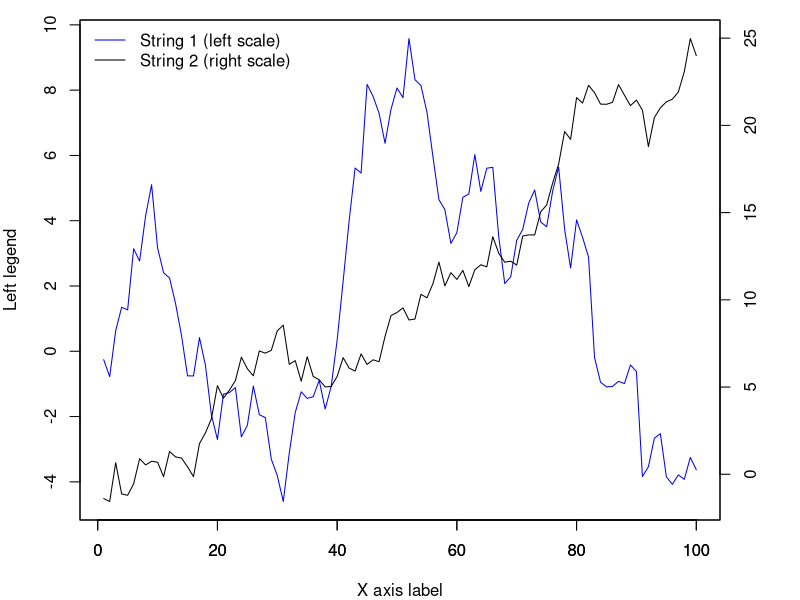

Here is the R script that generated this plot:


# Goal: Display two series on one plot, one with a left y axis
#       and another with a right y axis.

y1 <- cumsum(rnorm(100))
y2 <- cumsum(rnorm(100, mean=0.2))

par(mai=c(.8, .8, .2, .8))
plot(1:100, y1, type="l", col="blue", xlab="X axis label", ylab="Left legend")
par(new=TRUE)
plot(1:100, y2, type="l", ann=FALSE, yaxt="n")
axis(4)
legend(x="topleft", bty="n", lty=c(1,1), col=c("blue","black"),
       legend=c("String 1 (left scale)", "String 2 (right scale)"))

